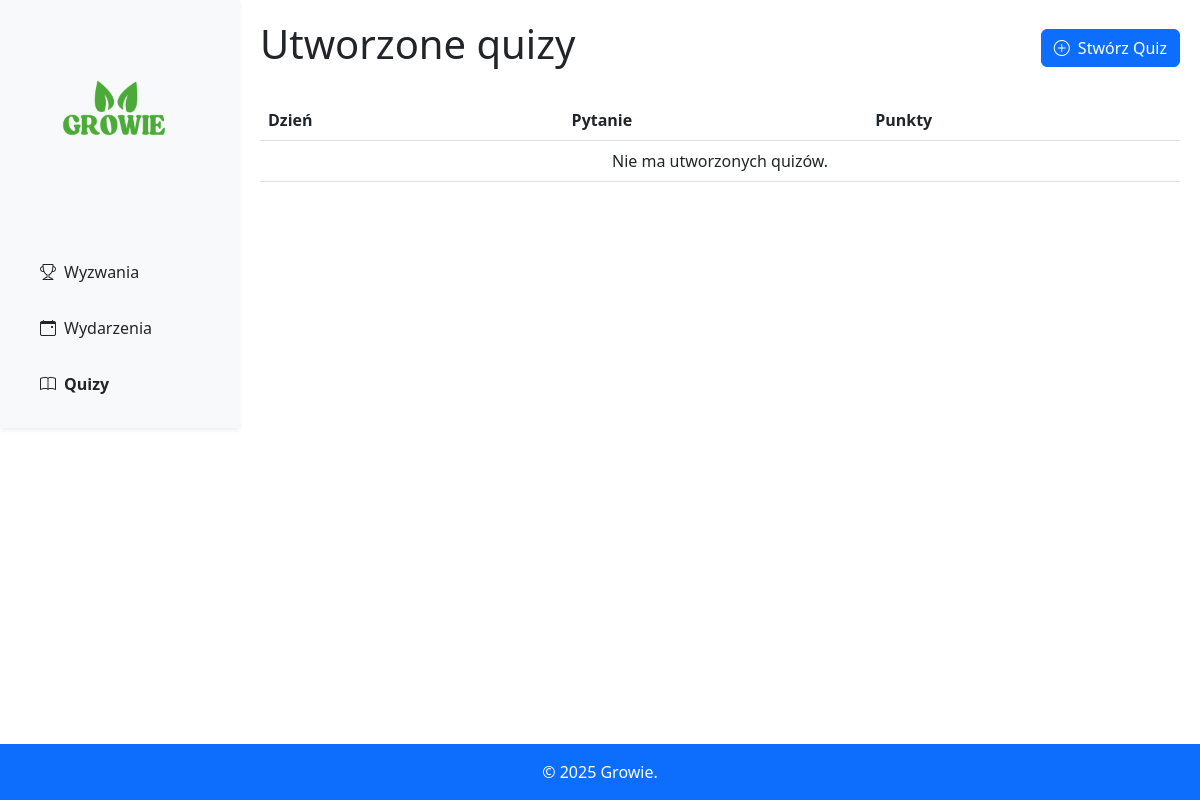
Before: /gamification/quizzes with the older database file.
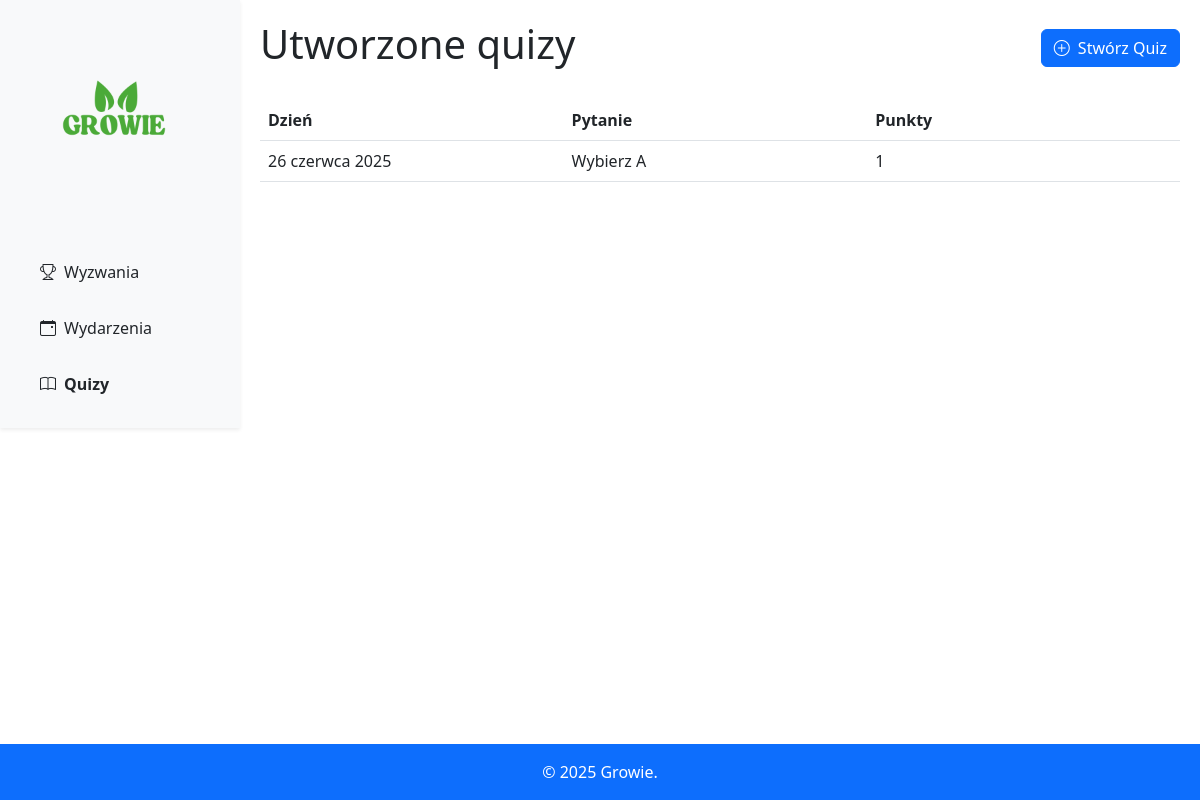
After: the same page with the newer database file.
### gamification/models.py (models this page shows, shortened)
class Quiz(models.Model):
    question = models.CharField(max_length=200)
    answer_a = models.CharField(max_length=200)
    answer_b = models.CharField(max_length=200)
    answer_c = models.CharField(max_length=200)
    correct_answer = models.CharField(max_length=1)
    date = models.DateField()
    points = models.IntegerField()

### gamification/views.py (the view)
# urls.py: path('quizzes', views.QuizListView.as_view(), name='quizzes'),
class QuizListView(ListView):
    model = Quiz
    ordering = ['-date']

### templates/gamification/quiz_list.html (shortened to what this page needs)
{% extends 'layout.html' %}
{% block content %}
    <div class="d-flex justify-content-between align-items-center mb-4">
        <h1>Utworzone quizy</h1>
        <a href="{% url 'quizzes_form' %}" class="btn btn-primary">
            <i class="bi bi-plus-circle me-2"></i>Stwórz Quiz
        </a>
    </div>
    <table class="table table-hover">
    <thead>
        <tr>
            <th style="width: 33%">Dzień</th>
            <th style="width: 33%">Pytanie</th>
            <th style="width: 34%">Punkty</th>
        </tr>
        </thead>
        <tbody>
        {% for event in object_list %}
            <tr>
                <td colspan="4" class="p-0">
                    <a href="{% url 'quizzes_details' event.id %}" class="text-decoration-none text-dark d-block">
                        <div class="d-flex">
                            <div class="p-2 flex-grow-1" style="width: 33%">{{ event.date }}</div>
                            <div class="p-2 flex-grow-1" style="width: 33%">{{ event.question }}</div>
                            <div class="p-2 flex-grow-1" style="width: 34%">{{ event.points }}</div>
                        </div>
                    </a>
                </td>
            </tr>
        {% empty %}
            <tr>
                <td colspan="3" class="text-center">Nie ma utworzonych quizów.</td>
            </tr>
        {% endfor %}
        </tbody>
    </table>
{% endblock %}

Changed rows visible on the page:
added Quiz: date "26 czerwca 2025", question "Wybierz A", points "1"
Other visible differences:
text no longer shown: "Nie ma utworzonych quizów."
